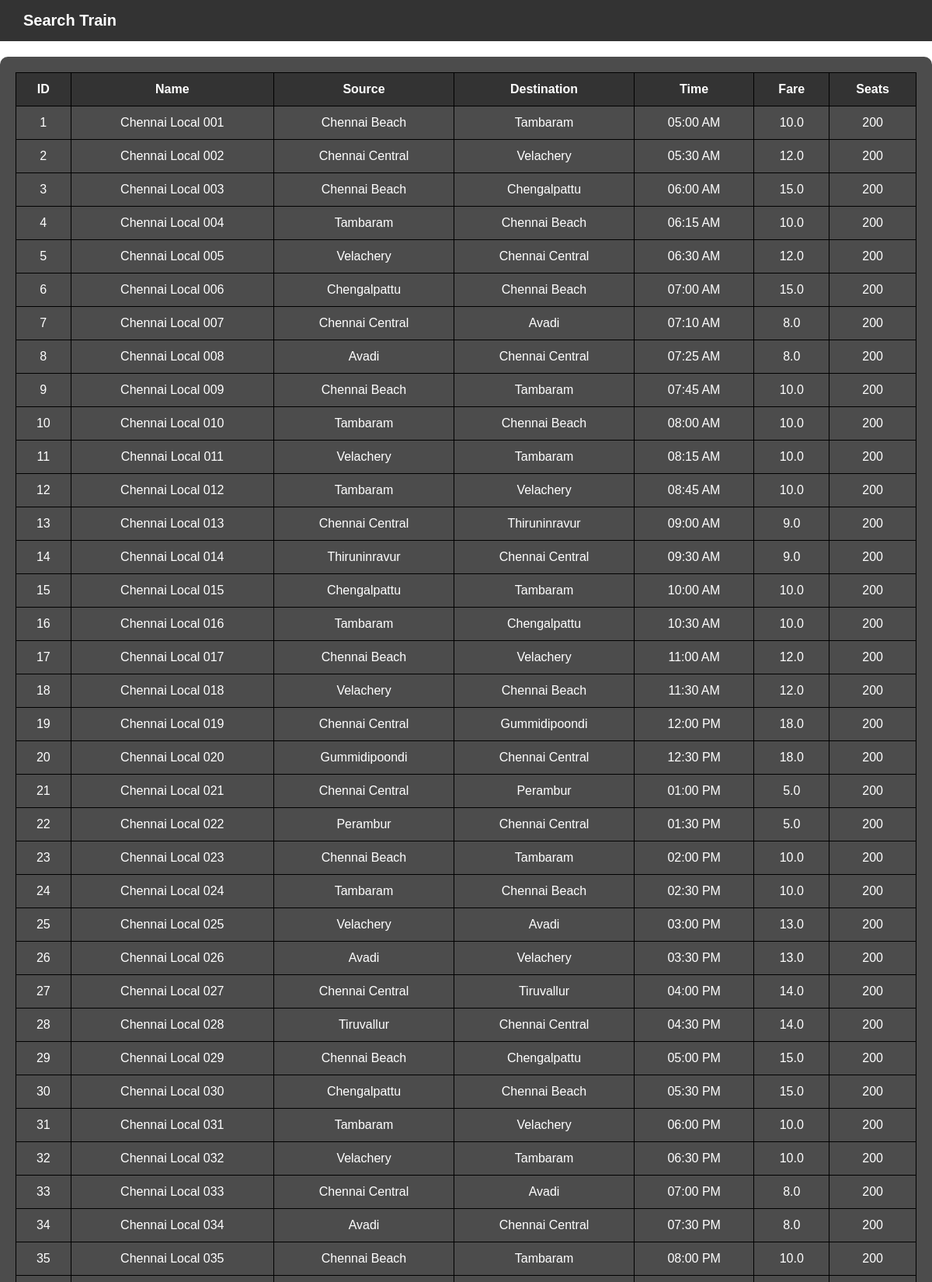
The page /all_trains (upper part) on the database its author committed.
### tables this page shows
CREATE TABLE Trains (
                id INTEGER PRIMARY KEY,
                name TEXT,
                source TEXT,
                destination TEXT,
                time TEXT,
                fare REAL,
                seats INTEGER
            );

### app.py (the view)
@app.route('/all_trains')
def all_trains():
    with sqlite3.connect("database.db") as conn:
        c = conn.cursor()
        c.execute("SELECT id, name, source, destination, time, fare, seats FROM Trains")
        trains = c.fetchall()
    return render_template('all_trains.html', trains=trains)

### templates/all_trains.html (shortened to what this page needs)
<!DOCTYPE html>
<html>
<head>
    <link rel="stylesheet" href="{{ url_for('static', filename='css/styles.css') }}">
</head>
<body>
    <div class="navbar">
        <a href="{{ url_for('search_train') }}">Search Train</a>
    </div>
    <div class="container">
        <table>
            <thead>
                <tr>
                    <th>ID</th>
                    <th>Name</th>
                    <th>Source</th>
                    <th>Destination</th>
                    <th>Time</th>
                    <th>Fare</th>
                    <th>Seats</th>
                </tr>
            </thead>
            <tbody>
                {% for train in trains %}
                <tr>
                    <td>{{ train[0] }}</td>
                    <td>{{ train[1] }}</td>
                    <td>{{ train[2] }}</td>
                    <td>{{ train[3] }}</td>
                    <td>{{ train[4] }}</td>
                    <td>{{ train[5] }}</td>
                    <td>{{ train[6] }}</td>
                </tr>
                {% endfor %}
            </tbody>
        </table>
    </div>
</body>
</html>

### static/css/styles.css (style rules this page uses)
body { margin: 0; font-family: Arial, sans-serif; background: url('../images/pexels-photo-552779.jpeg') no-repeat center center fixed; background-size: cover; color: white; }
.container { background-color: rgba(0, 0, 0, 0.6); max-width: 400px; margin: 100px auto; padding: 20px; border-radius: 10px; }

### templates/all_trains.html (style rules this page uses)
body { margin: 0; font-family: Arial, sans-serif; background: url('/static/images/pexels-photo-552779.jpeg') no-repeat center center fixed; background-size: cover; color: white; }
.navbar { background-color: rgba(0,0,0,0.8); padding: 15px 30px; display: flex; align-items: center; justify-content: space-between; }
.navbar a { color: white; text-decoration: none; font-size: 20px; font-weight: bold; }
.container { background: rgba(0,0,0,0.7); margin: 20px auto; padding: 20px; border-radius: 10px; box-sizing: border-box; max-width: 100%; overflow-x: auto; }
table { width: 100%; border-collapse: collapse; background: transparent; }
th, td { border: 1px solid black; padding: 12px; text-align: center; }
th { background-color: #333; color: white; }

### rows shown on the page
Trains: id "1", name "Chennai Local 001", source "Chennai Beach", destination "Tambaram", time "05:00 AM", fare "10.0", seats "200"
Trains: id "2", name "Chennai Local 002", source "Chennai Central", destination "Velachery", time "05:30 AM", fare "12.0", seats "200"
Trains: id "3", name "Chennai Local 003", source "Chennai Beach", destination "Chengalpattu", time "06:00 AM", fare "15.0", seats "200"
Trains: id "4", name "Chennai Local 004", source "Tambaram", destination "Chennai Beach", time "06:15 AM", fare "10.0", seats "200"
Trains: id "5", name "Chennai Local 005", source "Velachery", destination "Chennai Central", time "06:30 AM", fare "12.0", seats "200"
Trains: id "6", name "Chennai Local 006", source "Chengalpattu", destination "Chennai Beach", time "07:00 AM", fare "15.0", seats "200"
Trains: id "7", name "Chennai Local 007", source "Chennai Central", destination "Avadi", time "07:10 AM", fare "8.0", seats "200"
Trains: id "8", name "Chennai Local 008", source "Avadi", destination "Chennai Central", time "07:25 AM", fare "8.0", seats "200"
Trains: id "9", name "Chennai Local 009", source "Chennai Beach", destination "Tambaram", time "07:45 AM", fare "10.0", seats "200"
Trains: id "10", name "Chennai Local 010", source "Tambaram", destination "Chennai Beach", time "08:00 AM", fare "10.0", seats "200"
Trains: id "11", name "Chennai Local 011", source "Velachery", destination "Tambaram", time "08:15 AM", fare "10.0", seats "200"
Trains: id "12", name "Chennai Local 012", source "Tambaram", destination "Velachery", time "08:45 AM", fare "10.0", seats "200"
Trains: id "13", name "Chennai Local 013", source "Chennai Central", destination "Thiruninravur", time "09:00 AM", fare "9.0", seats "200"
Trains: id "14", name "Chennai Local 014", source "Thiruninravur", destination "Chennai Central", time "09:30 AM", fare "9.0", seats "200"
Trains: id "15", name "Chennai Local 015", source "Chengalpattu", destination "Tambaram", time "10:00 AM", fare "10.0", seats "200"
Trains: id "16", name "Chennai Local 016", source "Tambaram", destination "Chengalpattu", time "10:30 AM", fare "10.0", seats "200"
Trains: id "17", name "Chennai Local 017", source "Chennai Beach", destination "Velachery", time "11:00 AM", fare "12.0", seats "200"
Trains: id "18", name "Chennai Local 018", source "Velachery", destination "Chennai Beach", time "11:30 AM", fare "12.0", seats "200"
Trains: id "19", name "Chennai Local 019", source "Chennai Central", destination "Gummidipoondi", time "12:00 PM", fare "18.0", seats "200"
Trains: id "20", name "Chennai Local 020", source "Gummidipoondi", destination "Chennai Central", time "12:30 PM", fare "18.0", seats "200"
Trains: id "21", name "Chennai Local 021", source "Chennai Central", destination "Perambur", time "01:00 PM", fare "5.0", seats "200"
Trains: id "22", name "Chennai Local 022", source "Perambur", destination "Chennai Central", time "01:30 PM", fare "5.0", seats "200"
Trains: id "23", name "Chennai Local 023", source "Chennai Beach", destination "Tambaram", time "02:00 PM", fare "10.0", seats "200"
Trains: id "24", name "Chennai Local 024", source "Tambaram", destination "Chennai Beach", time "02:30 PM", fare "10.0", seats "200"
Trains: id "25", name "Chennai Local 025", source "Velachery", destination "Avadi", time "03:00 PM", fare "13.0", seats "200"
Trains: id "26", name "Chennai Local 026", source "Avadi", destination "Velachery", time "03:30 PM", fare "13.0", seats "200"
Trains: id "27", name "Chennai Local 027", source "Chennai Central", destination "Tiruvallur", time "04:00 PM", fare "14.0", seats "200"
Trains: id "28", name "Chennai Local 028", source "Tiruvallur", destination "Chennai Central", time "04:30 PM", fare "14.0", seats "200"
Trains: id "29", name "Chennai Local 029", source "Chennai Beach", destination "Chengalpattu", time "05:00 PM", fare "15.0", seats "200"
Trains: id "30", name "Chennai Local 030", source "Chengalpattu", destination "Chennai Beach", time "05:30 PM", fare "15.0", seats "200"
Trains: id "31", name "Chennai Local 031", source "Tambaram", destination "Velachery", time "06:00 PM", fare "10.0", seats "200"
Trains: id "32", name "Chennai Local 032", source "Velachery", destination "Tambaram", time "06:30 PM", fare "10.0", seats "200"
Trains: id "33", name "Chennai Local 033", source "Chennai Central", destination "Avadi", time "07:00 PM", fare "8.0", seats "200"
Trains: id "34", name "Chennai Local 034", source "Avadi", destination "Chennai Central", time "07:30 PM", fare "8.0", seats "200"
Trains: id "35", name "Chennai Local 035", source "Chennai Beach", destination "Tambaram", time "08:00 PM", fare "10.0", seats "200"
